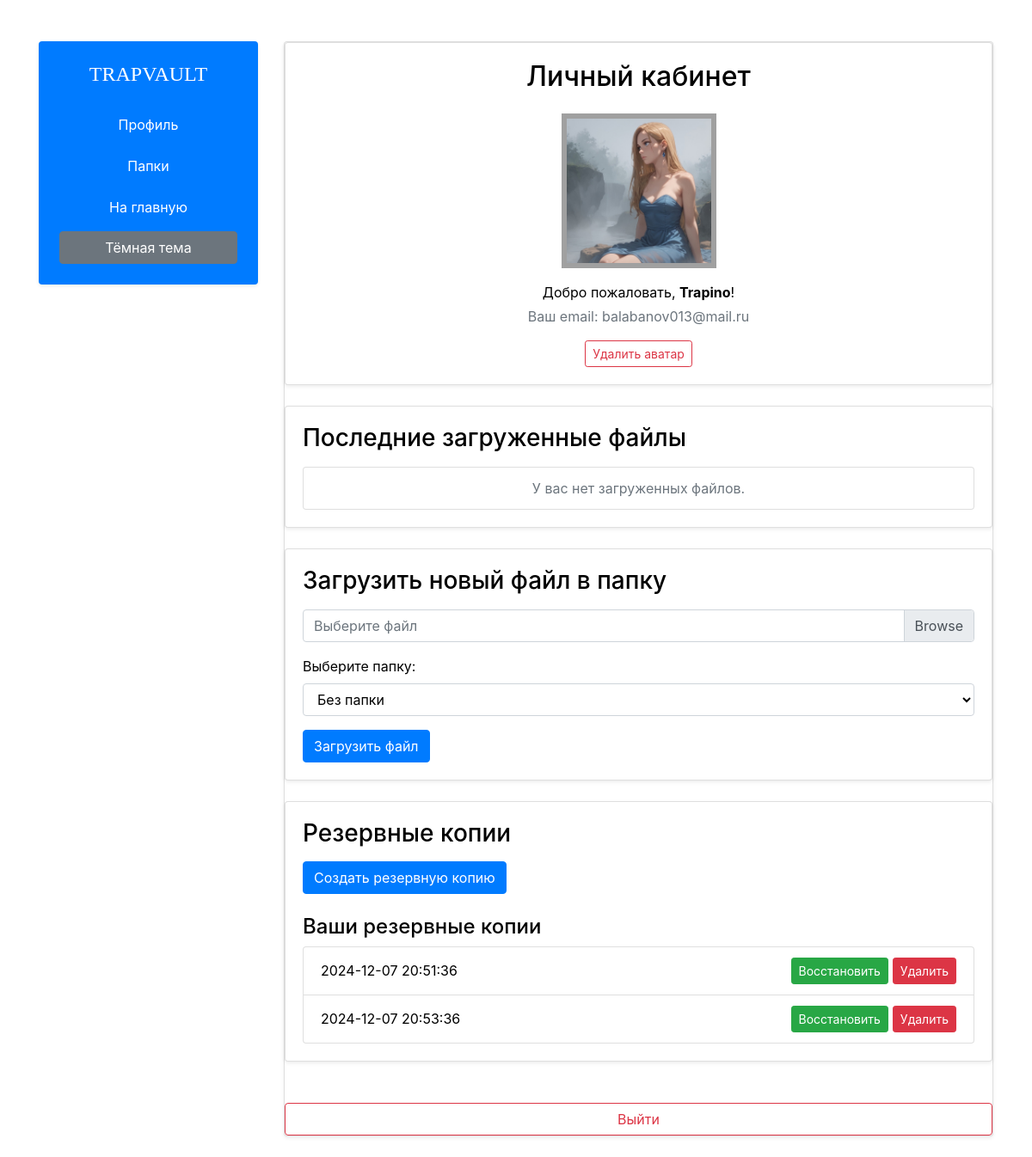
Page /profile (signed in) on the committed database.
### app/models.py (models this page shows, shortened)
class User(db.Model, UserMixin):
    id = db.Column(db.Integer, primary_key=True)
    username = db.Column(db.String(150), unique=True, nullable=False)
    email = db.Column(db.String(150), unique=True, nullable=False)
    password_hash = db.Column(db.String(128), nullable=False)
    avatar = db.Column(db.String(200), nullable=True)

class Backup(db.Model):
    id = db.Column(db.Integer, primary_key=True)
    user_id = db.Column(db.Integer, db.ForeignKey('user.id'), nullable=False)
    backup_date = db.Column(db.DateTime, default=datetime.datetime.utcnow)
    backup_file = db.Column(db.String(300), nullable=False)
    user = db.relationship('User', backref=db.backref('backups', lazy=True))

### app/routes.py (the view, shortened to what this page needs)
@bp.route('/profile', methods=['GET', 'POST'])
@login_required
def profile():
    files = File.query.filter_by(user_id=current_user.id, folder_id=None).all()
    folders = Folder.query.filter_by(user_id=current_user.id).all()
    return render_template('profile.html', username=current_user.username, email=current_user.email, files=files, folders=folders)

### app/__init__.py (called while the page is built)
@login_manager.user_loader
def load_user(user_id):
    return User.query.get(int(user_id))

### app/templates/profile.html (shortened to what this page needs)
<!DOCTYPE html>
<html lang="en">
<head>
    <link rel="stylesheet" href="https://maxcdn.bootstrapcdn.com/bootstrap/4.5.2/css/bootstrap.min.css">
    <link rel="stylesheet" href="https://cdnjs.cloudflare.com/ajax/libs/bootstrap-select/1.13.18/css/bootstrap-select.min.css">
    <link rel="stylesheet" href="{{ url_for('static', filename='css/black1whiteprofile.css') }}">
</head>
<body>
    <div class="container mt-5">
        <div class="row">
            <div class="col-md-3">
                <div class="bg-primary text-white p-4 rounded shadow-sm text-center">
                    <h4 class="mb-4"><a href="{{ url_for('main.profile') }}" class="text-white text-decoration-none" style="text-transform: uppercase; font-family: 'Brush Script MT', cursive;">TrapVault</a></h4>
                    <ul class="nav flex-column">
                        <li class="nav-item mb-2">
                            <a class="nav-link text-white" href="{{ url_for('main.profile') }}">Профиль</a>
                        </li>
                        <li class="nav-item mb-2">
                            <a class="nav-link text-white" href="{{ url_for('main.view_folders') }}">Папки</a>
                        </li>
                        <li class="nav-item mb-2">
                            <a class="nav-link text-white" href="{{ url_for('main.index') }}">На главную</a>
                        </li>
                        <li class="nav-item">
                            <button class="btn btn-secondary w-100" onclick="toggleTheme()">Тёмная тема</button>
                        </li>
                    </ul>
                </div>
            </div>
            <div class="col-md-9">
               <div class="card shadow-sm mb-4">
                    <div class="card shadow-sm mb-4">
                        <div class="card-body text-center">
                            <h2 class="text-center mb-4">Личный кабинет</h2>
                            <div class="profile-avatar mb-3"
                                 style="position: relative; width: 180px; height: 180px; margin: 0 auto; border: 3px solid #a0a0a0; overflow: hidden;">
                                <form action="{{ url_for('main.upload_avatar') }}" method="post" enctype="multipart/form-data" id="avatarForm" style="position: relative; width:100%; height:100%;">
                                    {% if current_user.avatar %}
                                        <img src="{{ url_for('main.uploaded_file', filename=current_user.avatar) }}"
                                             alt="Аватар профиля"
                                             style="width: 100%; height: 100%; object-fit: cover;">
                                    {% else %}
                                        <div style="width: 100%; height: 100%; background-color: #f0f0f0; display: flex; align-items: center; justify-content: center;">
                                            <span style="font-size: 18px; color: #a0a0a0;">Аватар профиля</span>
                                        </div>
                                    {% endif %}
                                    <label for="customAvatar"
                                           style="cursor: pointer; position: absolute; top: 0; left: 0; width: 100%; height: 100%; background: rgba(0,0,0,0);"></label>
                                </form>
                            </div>
                            <div class="user-info mb-3">
                                <p class="mb-1">Добро пожаловать, <strong>{{ username }}</strong>!</p>
                                <p class="text-muted">Ваш email: {{ email }}</p>
                            </div>
                            {% if current_user.avatar %}
                                <form action="{{ url_for('main.remove_avatar') }}" method="post" style="display:inline;">
                                    <button type="submit" class="btn btn-outline-danger btn-sm">Удалить аватар</button>
                                </form>
                            {% endif %}
                        </div>
                    </div>
                <div class="card shadow-sm mb-4">
                    <div class="card-body">
                        <h3 class="mb-3">Последние загруженные файлы</h3>
                        <ul class="list-group">
                            {% for file in files %}
                            <li class="list-group-item d-flex justify-content-between align-items-center shadow-sm rounded">
                                <span>{{ file.filename }}</span>
                                <div class="btn-group">
                                    <a href="{{ url_for('main.download_file', file_id=file.id) }}" class="btn btn-outline-success btn-sm btn-custom">Скачать</a>
                                    <button type="button" class="btn btn-outline-danger btn-sm btn-custom" onclick="openModal('{{ url_for('main.delete_file', file_id=file.id) }}')">Удалить</button>
                                </div>
                            </li>
                            {% else %}
                            <li class="list-group-item text-center text-muted">У вас нет загруженных файлов.</li>
                            {% endfor %}
                        </ul>
                    </div>
                </div>
                <div class="card shadow-sm mb-4">
                    <div class="card-body">
                        <h3 class="mb-3">Загрузить новый файл в папку</h3>
                        <form action="{{ url_for('main.profile') }}" method="post" enctype="multipart/form-data">
                            <div class="form-group">
                                <div class="custom-file">
                                    <label class="custom-file-label" for="customFile">Выберите файл</label>
                                </div>
                            </div>
                            <div class="form-group">
                                <label for="folder_id">Выберите папку:</label>
                                <select name="folder_id" id="folder_id" class="form-control selectpicker" data-live-search="true" style="transition: all 0.3s ease;">
                                    <option value="" selected>Без папки</option>
                                </select>
                            </div>
                            <button type="submit" class="btn btn-primary">Загрузить файл</button>
                        </form>
                    </div>
                </div>
                <div class="card shadow-sm mb-4">
                    <div class="card-body">
                        <h3 class="mb-3">Резервные копии</h3>
                        <a href="{{ url_for('main.create_backup') }}" class="btn btn-primary">Создать резервную копию</a>
                        <h4 class="mt-4">Ваши резервные копии</h4>
                        <ul class="list-group">
                            {% for backup in current_user.backups %}
                            <li class="list-group-item d-flex justify-content-between align-items-center">
                                <span>{{ backup.backup_date.strftime('%Y-%m-%d %H:%M:%S') }}</span>
                                <div class="btn-group">
                                    <form action="{{ url_for('main.restore_backup', backup_id=backup.id) }}" method="post" style="margin-right: 5px;">
                                        <button type="submit" class="btn btn-success btn-sm">Восстановить</button>
                                    </form>
                                    <form action="{{ url_for('main.delete_backup', backup_id=backup.id) }}" method="post">
                                        <button type="submit" class="btn btn-danger btn-sm">Удалить</button>
                                    </form>
                                </div>
                            </li>
                            {% else %}
                            <li class="list-group-item text-center text-muted">У вас нет созданных резервных копий.</li>
                            {% endfor %}
                        </ul>
                    </div>
                </div>
                <a href="{{ url_for('main.logout') }}" class="btn btn-outline-danger mt-4">Выйти</a>
            </div>
        </div>
    </div>
</body>
</html>

### app/static/css/black1whiteprofile.css (style rules this page uses)
body { background-color: #ffffff; color: #000000; }
.bg-primary { background-color: #007bff !important; transition: background-color 0.3s ease; }
.text-white { color: #ffffff !important; }
.nav-link { color: #ffffff; transition: color 0.3s ease; }
.card { background-color: #ffffff; color: #000000; transition: background-color 0.3s ease, color 0.3s ease; }
.btn { transition: background-color 0.3s ease, color 0.3s ease, border-color 0.3s ease; }
.btn-primary { background-color: #007bff; border-color: #007bff; }
.btn-secondary { background-color: #6c757d; border-color: #6c757d; color: #ffffff; }
.btn-outline-danger { color: #dc3545; border-color: #dc3545; }
.form-control { background-color: #ffffff; color: #000000; border-color: #ced4da; transition: background-color 0.3s ease, color 0.3s ease; }
.custom-file-label { background-color: #ffffff; color: #6c757d; }
.list-group-item { background-color: #ffffff; color: #000000; transition: background-color 0.3s ease, color 0.3s ease; }
.profile-avatar img { border: 3px solid #a0a0a0; }

### rows in the picture
User: avatar (picture), username "Trapino", email "balabanov013@mail.ru"
Backup: backup_date "2024-12-07 20:51:36"
Backup: backup_date "2024-12-07 20:53:36"
